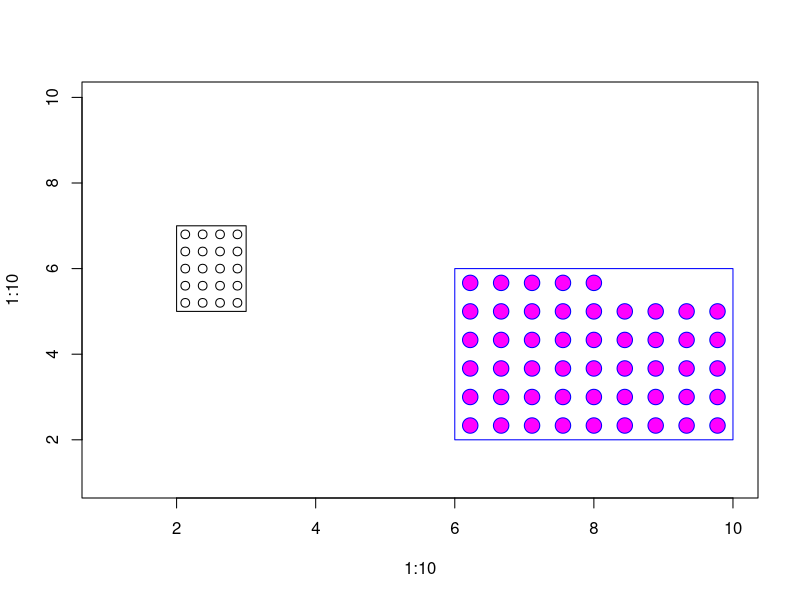

Generate this figure with R:
library(plotrix)


### Name: symbolbox
### Title: Draw a box filled with symbols
### Aliases: symbolbox
### Keywords: aplot

### ** Examples

 plot(1:10,1:10,type="n")
 symbolbox(2,5,3,7,tot=20)
 symbolbox(6,2,10,6,tot=50,fg="blue",bg="magenta")
